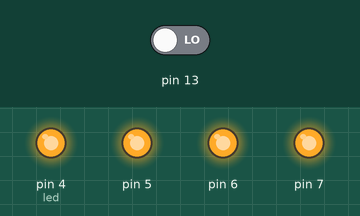
The sketch below on a simulated Arduino Uno, built with avr-gcc and run on an emulated ATmega328P. Shown: output pins drawn as LEDs (lit = HIGH). The test bench sets the inputs (shaded band); at power-on: pin 13 LOW.

Above: at 13.4 s.
13.5 s: pin 13 driven HIGH
At 14.3 s:
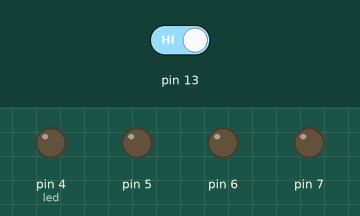
At 15.6 s:
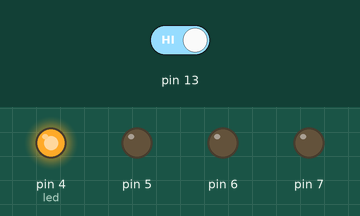
Timing chart, 0 to 25.5 s (numbered marks = the images above; inputs shaded):
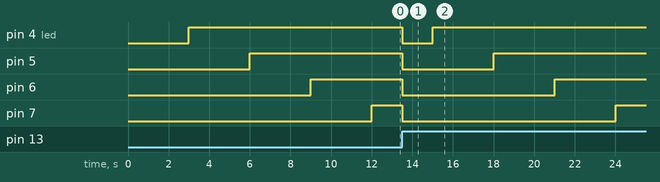

The sketch:

Task8.ino
```cpp
int previousSwitchState = LOW;
unsigned long previousTime=0;
unsigned long currentTime=0;
int led = 4;
void setup(){
  pinMode(4, OUTPUT);
  pinMode(5, OUTPUT);
  pinMode(6, OUTPUT);
  pinMode(7, OUTPUT);
  pinMode(13, INPUT);
}

void loop(){
  int pin = 0;
  int interval = 3000;
  currentTime = millis();
  int switchState = digitalRead(13);
  unsigned long currentTime = millis();
  if (switchState!=previousSwitchState)
  {
    for (pin=4;pin<8;pin++)
    {
      digitalWrite(pin,LOW);
    }
    led=4;
  }
  if(currentTime-previousTime>interval)
  {
    previousTime = currentTime;
    digitalWrite(led,HIGH);
    led++;

    if (led == 8)
    {
      led=4;
    }
  }
  previousSwitchState = switchState;
}
```

Measured:
- after the input at 13.5 s, pin 4 (led): HIGH → LOW at once, → HIGH 1.5 s later; pin 5: HIGH → LOW at once, → HIGH 4.5 s later; pin 6: HIGH → LOW at once, → HIGH 7.5 s later; pin 7: HIGH → LOW at once, → HIGH 10.5 s later
